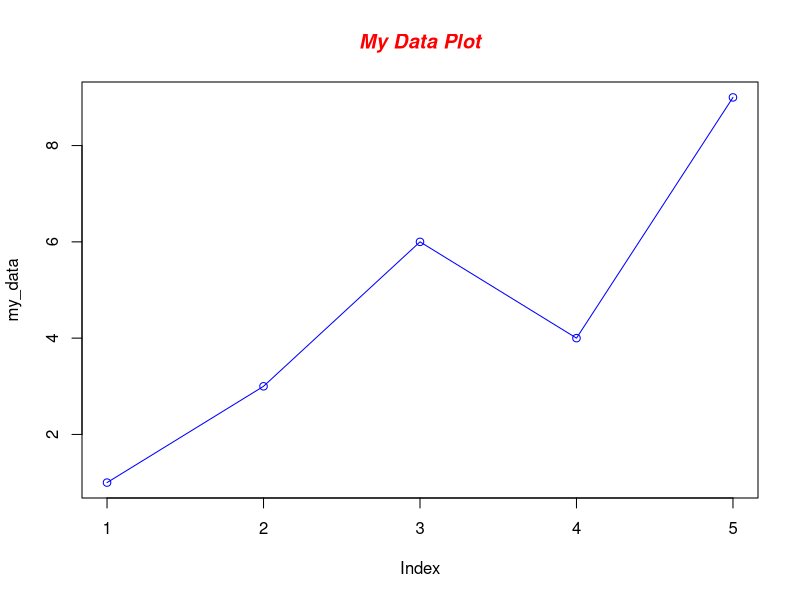

This chart was generated by the following R code:
## ---- chunk 1
# Define a made-up data vector with 5 values
my_data <- c(1, 3, 6, 4, 9)

# Graph cars using blue points overlayed by a line
plot(my_data, type="o", col="blue")

# Create a title with a red, bold/italic font
title(main="My Data Plot", col.main="red", font.main=4)
